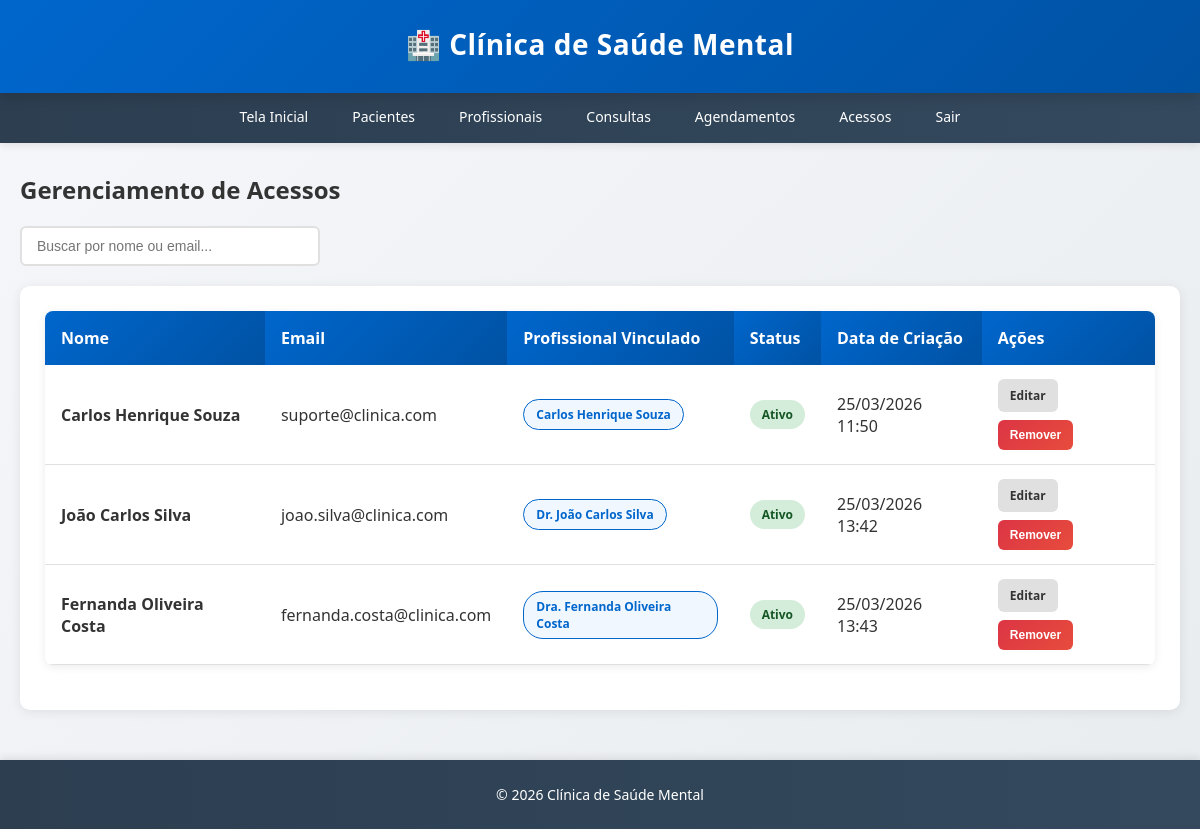
The page /acessos/ (signed in) on the database its author committed.
### app/models.py (models this page shows, shortened)
class Usuario(db.Model, UserMixin):
    __tablename__ = 'usuarios'
    id = db.Column(db.Integer, primary_key=True)
    nome = db.Column(db.String(100), nullable=False)
    email = db.Column(db.String(120), unique=True, nullable=False)
    senha = db.Column(db.String(200), nullable=False)
    profissional_id = db.Column(db.Integer, db.ForeignKey('profissionais.id'), nullable=True)
    ativo = db.Column(db.Boolean, default=False)
    data_criacao = db.Column(db.DateTime, default=datetime.utcnow)
    profissional = db.relationship('Profissional', backref='usuarios')

class Profissional(db.Model):
    __tablename__ = 'profissionais'
    id = db.Column(db.Integer, primary_key=True)
    nome = db.Column(db.String(150), nullable=False)
    cpf = db.Column(db.String(14), unique=True, nullable=False)
    especialidade = db.Column(db.String(100), nullable=False)
    especialidade_customizada = db.Column(db.String(100), nullable=True)
    telefone = db.Column(db.String(20), nullable=False)
    email = db.Column(db.String(120), nullable=True)
    numero_registro = db.Column(db.String(50), nullable=True)
    estado_civil = db.Column(db.String(50), nullable=True)
    endereco = db.Column(db.String(300), nullable=True)
    nome_contato_emergencia = db.Column(db.String(150), nullable=True)
    telefone_contato_emergencia = db.Column(db.String(20), nullable=True)
    data_cadastro = db.Column(db.DateTime, default=datetime.utcnow)
    consultas = db.relationship('Consulta', backref='profissional', lazy=True, cascade='all, delete-orphan')
    agendamentos = db.relationship('Agendamento', backref='profissional', lazy=True, cascade='all, delete-orphan')

### app/routes.py (the view)
@acessos_bp.route('/')
@login_required
def listar_acessos():
    usuarios = Usuario.query.all()
    return render_template('acessos/listar.html', usuarios=usuarios)

### app/templates/acessos/listar.html (shortened to what this page needs)
{% extends "base.html" %}
{% block content %}
<h2>Gerenciamento de Acessos</h2>
<div class="header-actions">
    <div class="search-box">
        <input type="text" id="searchInput" placeholder="Buscar por nome ou email...">
    </div>
</div>
{% if usuarios %}
<div class="card">
    <table>
        <thead>
            <tr>
                <th>Nome</th>
                <th>Email</th>
                <th>Profissional Vinculado</th>
                <th>Status</th>
                <th>Data de Criação</th>
                <th>Ações</th>
            </tr>
        </thead>
        <tbody id="usuariosTable">
            {% for usuario in usuarios %}
            <tr class="usuario-row" data-search="{{ usuario.nome|lower }} {{ usuario.email|lower }}">
                <td><strong>{{ usuario.nome }}</strong></td>
                <td>{{ usuario.email }}</td>
                <td>
                    {% if usuario.profissional %}
                        <span class="profissional-badge">{{ usuario.profissional.nome }}</span>
                    {% else %}
                        <span style="color: #999;">-</span>
                    {% endif %}
                </td>
                <td>
                    <span class="status-badge {% if usuario.ativo %}status-ativo{% else %}status-inativo{% endif %}">
                        {% if usuario.ativo %}Ativo{% else %}Inativo{% endif %}
                    </span>
                </td>
                <td>{{ usuario.data_criacao.strftime('%d/%m/%Y %H:%M') }}</td>
                <td>
                    <div class="actions-cell">
                        <a href="{{ url_for('acessos.editar_acesso', id=usuario.id) }}" class="btn btn-secondary">Editar</a>
                        <form method="POST" action="{{ url_for('acessos.deletar_acesso', id=usuario.id) }}" style="display:inline;">
                            <button type="submit" class="btn btn-danger" onclick="return confirm('Tem certeza que deseja remover este acesso?')">Remover</button>
                        </form>
                    </div>
                </td>
            </tr>
            {% endfor %}
        </tbody>
    </table>
</div>
{% else %}
<div class="no-data">
    <p>Nenhum usuário cadastrado no sistema.</p>
</div>
{% endif %}
{% endblock %}

### app/templates/base.html (shortened to what this page needs)
<!DOCTYPE html>
<html lang="pt-BR">
<head>
</head>
<body>
<header>
<h1>🏥 Clínica de Saúde Mental</h1>
</header>
<nav>
<a href="{{ url_for('main.index') }}">Tela Inicial</a>
<a href="{{ url_for('pacientes.listar_pacientes') }}">Pacientes</a>
<a href="{{ url_for('profissionais.listar_profissionais') }}">Profissionais</a>
<a href="{{ url_for('consultas.listar_consultas') }}">Consultas</a>
<a href="{{ url_for('agendamentos.listar_agendamentos') }}">Agendamentos</a>
<a href="{{ url_for('acessos.listar_acessos') }}">Acessos</a>
<a href="{{ url_for('main.logout') }}">Sair</a>
</nav>
<div class="container">
{% block content %}{% endblock %}
</div>
<footer>
<p>&copy; 2026 Clínica de Saúde Mental</p>
</footer>
</body>
</html>

### app/templates/base.html (style rules this page uses)
* { margin: 0; padding: 0; box-sizing: border-box; }
body { font-family: 'Segoe UI', Tahoma, Geneva, Verdana, sans-serif; background: linear-gradient(135deg, #f5f7fa 0%, #e9ecef 100%); color: #333; min-height: 100vh; display: flex; flex-direction: column; }
header { background: linear-gradient(135deg, #0066cc 0%, #0052a3 100%); color: white; padding: 25px 0; box-shadow: 0 4px 15px rgba(0, 0, 0, 0.15); position: sticky; top: 0; z-index: 100; }
header h1 { text-align: center; font-size: 28px; margin-bottom: 5px; font-weight: 600; letter-spacing: 0.5px; }
nav { background: linear-gradient(90deg, #2c3e50 0%, #34495e 100%); display: flex; justify-content: center; flex-wrap: wrap; box-shadow: 0 2px 8px rgba(0, 0, 0, 0.1); position: sticky; top: 70px; z-index: 99; }
nav a { color: white; text-decoration: none; padding: 14px 22px; display: inline-block; transition: all 0.3s ease; font-weight: 500; font-size: 14px; border-bottom: 3px solid transparent; }
.container { max-width: 1400px; margin: 30px auto; padding: 0 20px; flex: 1; width: 100%; }
.btn { display: inline-block; padding: 11px 22px; margin: 5px; border: none; border-radius: 6px; cursor: pointer; text-decoration: none; font-size: 14px; font-weight: 600; transition: all 0.3s ease; }
.btn-secondary { background: #e0e0e0; color: #333; }
.btn-danger { background: linear-gradient(135deg, #dc3545 0%, #e74c3c 100%); color: white; }
table { width: 100%; border-collapse: collapse; background: white; box-shadow: 0 2px 8px rgba(0, 0, 0, 0.08); margin-bottom: 20px; border-radius: 8px; overflow: hidden; }
table th { background: linear-gradient(135deg, #0066cc 0%, #0052a3 100%); color: white; padding: 16px; text-align: left; font-weight: 600; }
table td { padding: 14px 16px; border-bottom: 1px solid #e0e0e0; }
.card { background: white; border-radius: 10px; box-shadow: 0 2px 12px rgba(0, 0, 0, 0.08); padding: 25px; margin-bottom: 20px; transition: all 0.3s ease; }
footer { background: linear-gradient(90deg, #2c3e50 0%, #34495e 100%); color: white; text-align: center; padding: 25px; margin-top: auto; box-shadow: 0 -2px 8px rgba(0, 0, 0, 0.1); }
footer p { margin: 0; font-size: 14px; }
h2 { color: #333; margin-bottom: 10px; font-size: 24px; font-weight: 600; }
h2 { color: #333; margin-bottom: 20px; font-size: 24px; font-weight: 600; }

### app/templates/acessos/listar.html (style rules this page uses)
.header-actions { display: flex; justify-content: space-between; align-items: center; margin-bottom: 20px; gap: 15px; }
.search-box { flex: 1; max-width: 300px; }
.search-box input { width: 100%; padding: 10px 15px; border: 2px solid #e0e0e0; border-radius: 6px; font-size: 14px; transition: all 0.3s ease; }
.status-badge { display: inline-block; padding: 6px 12px; border-radius: 20px; font-size: 12px; font-weight: 600; }
.status-ativo { background: #d4edda; color: #155724; }
.profissional-badge { display: inline-block; background: #f0f7ff; color: #0066cc; padding: 6px 12px; border-radius: 20px; font-size: 12px; font-weight: 600; border: 1px solid #0066cc; }
.actions-cell { display: flex; gap: 8px; flex-wrap: wrap; }
.actions-cell .btn { margin: 0; padding: 8px 12px; font-size: 12px; }

### rows shown on the page
Usuario: nome "Carlos Henrique Souza", email "suporte@clinica.com", profissional.nome "Carlos Henrique Souza", ativo "Ativo", data_criacao "25/03/2026 11:50"
Usuario: nome "João Carlos Silva", email "joao.silva@clinica.com", profissional.nome "Dr. João Carlos Silva", ativo "Ativo", data_criacao "25/03/2026 13:42"
Usuario: nome "Fernanda Oliveira Costa", email "fernanda.costa@clinica.com", profissional.nome "Dra. Fernanda Oliveira Costa", ativo "Ativo", data_criacao "25/03/2026 13:43"
